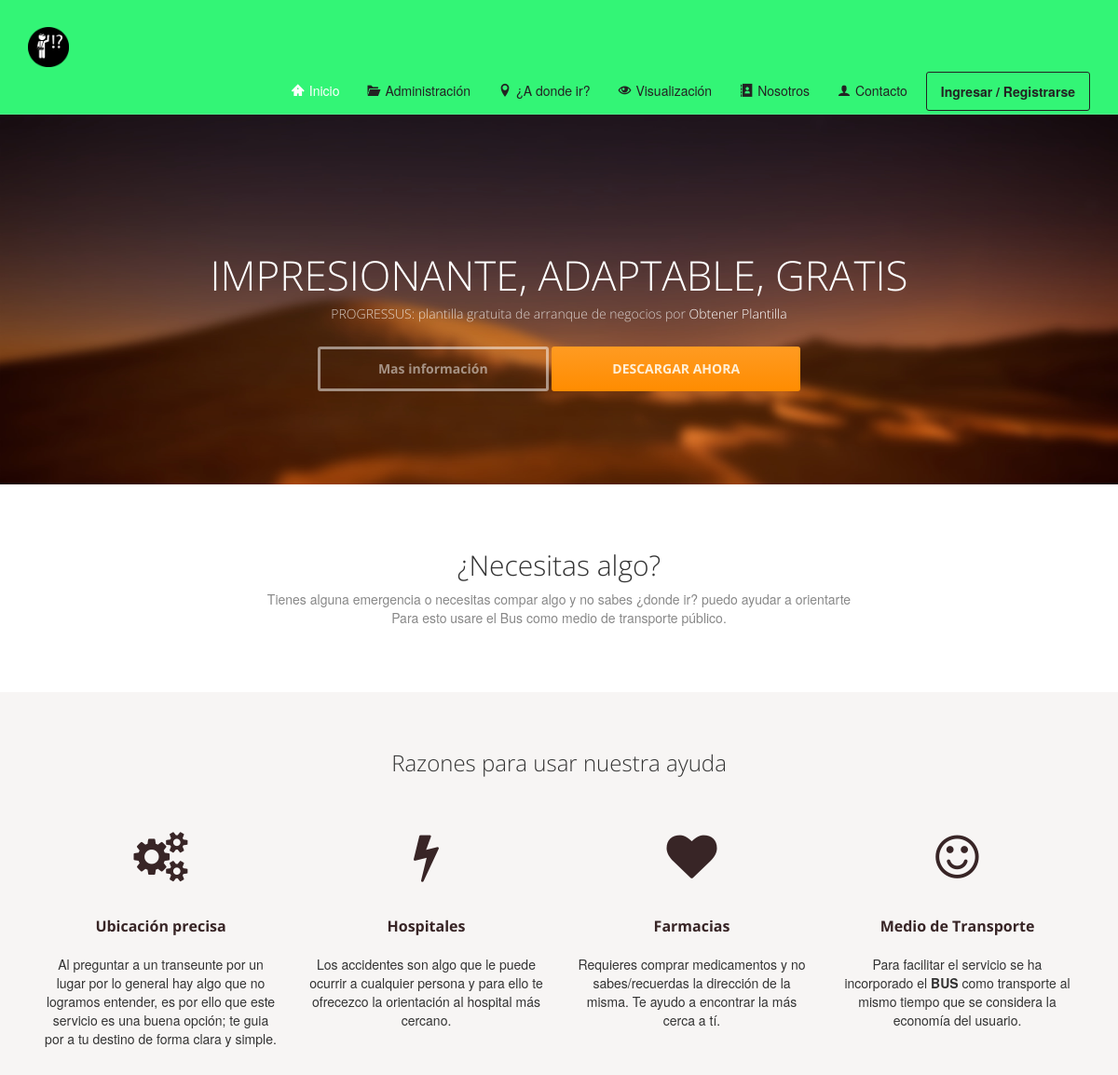
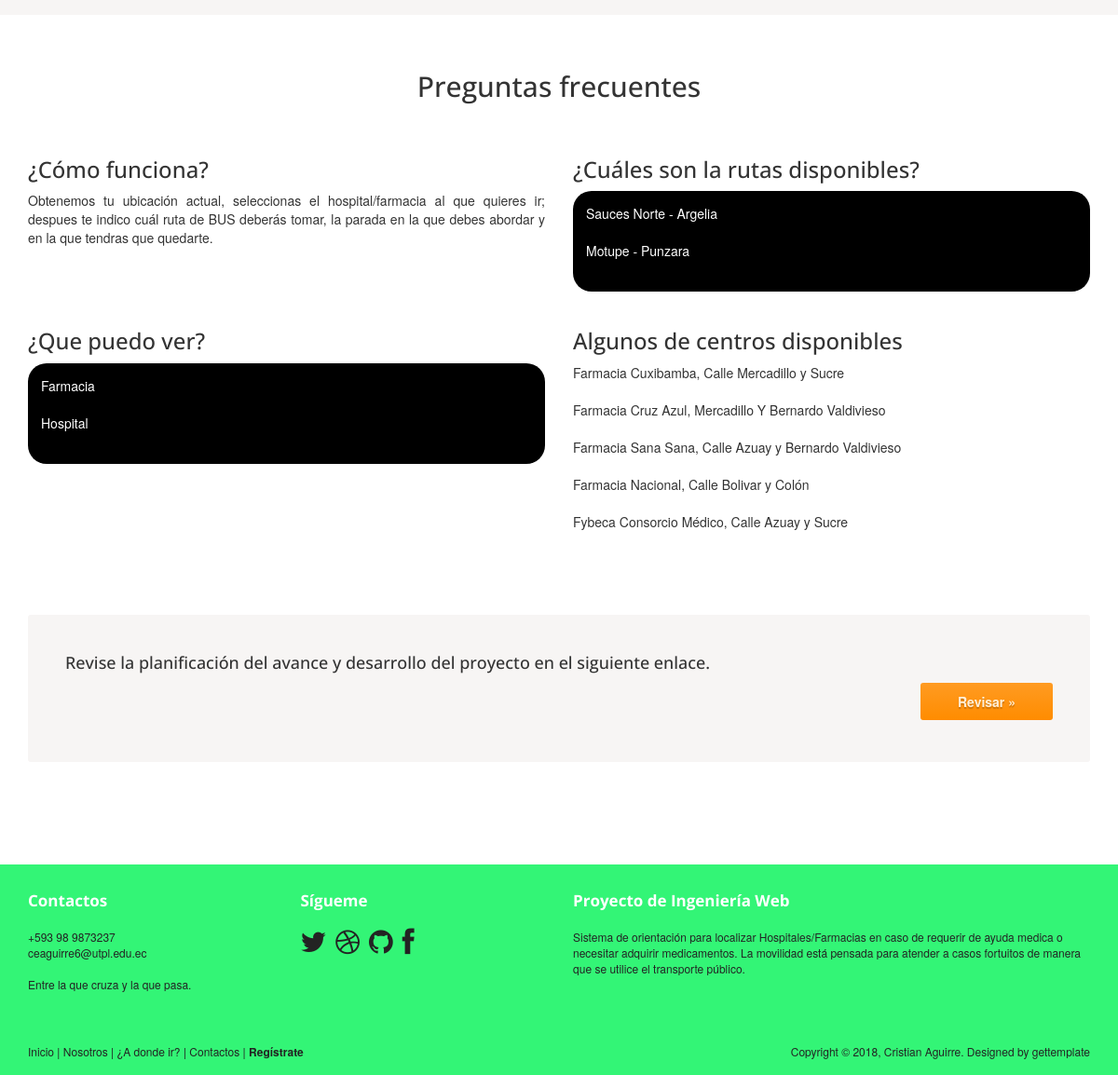
The page / on the database its author committed (2 pictures, top to bottom).
### tables this page shows
CREATE TABLE `rutas` (
  `idRuta` int(11) NOT NULL,
  `user` int(10) DEFAULT '1' COMMENT 'FK a Usuarios.',
  `TituloRuta` varchar(250) NOT NULL COMMENT 'Nombre de la ruta del bus.',
  `lineaRuta` varchar(250) NOT NULL COMMENT 'Linea del Bus (Ej. Suaces Norte-Argelia, L2).',
  `intervalo` varchar(10) NOT NULL
);

CREATE TABLE `categorias` (
  `idC` int(11) NOT NULL,
  `nombreC` varchar(120) DEFAULT NULL COMMENT 'Nombre de la categoria.',
  `user` int(10) DEFAULT '1' COMMENT 'FK a Usuarios.'
);

CREATE TABLE `centros` (
  `idCentro` int(11) NOT NULL,
  `idCat` int(11) DEFAULT '1' COMMENT 'FK a Usuarios.',
  `user` int(10) DEFAULT '1' COMMENT 'FK a Usuarios.',
  `nombre` varchar(250) NOT NULL COMMENT 'Nombre del Hostipal/Farmacia.',
  `direccion` varchar(250) NOT NULL COMMENT 'Calles del lugar.',
  `Latitud` double NOT NULL,
  `Longitud` double NOT NULL
);

### dll/mysql.php (the view, shortened to what this page needs)
<?php
    class DB_mysql{
        var $Servidor;
        var $Usuario;
        var $Clave;
        var $enlace=0;
        var $Consulta_ID;
        function DB_mysql($db="", $host="", $user="", $pass=""){
            $this->Servidor=$host;
            $this->Usuario=$user;
            $this->Clave=$pass;
        }
        function conectar($db, $host, $user, $pass){
            if($host != "")$this->Servidor=$host;
            if($user != "")$this->Usuario=$user;
            $this->enlace=mysqli_connect($this->Servidor, $this->Usuario, $this->Clave) or die('No se pudo conectar a la db'.mysqli_error());
            return $this->enlace;
        }
        function consulta($sql=""){
            $this->Consulta_ID=mysqli_query($this->enlace, $sql);
            return $this->Consulta_ID;
        }
        function numcampos(){
            return mysqli_num_fields($this->Consulta_ID);
        }
        function nombrecampo($numcampos){
            return mysqli_fetch_field_direct($this->Consulta_ID, $numcampos);
        }
        function ver(){
            while ($row=mysqli_fetch_array($this->Consulta_ID, MYSQLI_ASSOC)) {
                $centro ="";
                for ($i=1; $i < $this->numcampos(); $i++) {
                    $campo = $this->nombrecampo($i);
                    $campo = $campo->name;
                    switch($campo){
                        case "TituloRuta":
                            echo utf8_encode($row[$campo])."<br><br>";
                            break;
                        case "nombre":
                            $centro = utf8_encode($row[$campo]);
                            break;
                        case "direccion":
                            echo $centro.", ".utf8_encode($row[$campo])."<br><br>";
                            break;
                        case "nombreC":
                            echo utf8_encode($row[$campo])."<br><br>";
                            break;
                    }
                }
            }
        }
    }
?>

### index.php (shortened to what this page needs)
<?php
	include("dll/mysql.php");
	$miconexion = new DB_mysql;
	$miconexion->conectar("cuidado", "127.0.0.1", "root", "");
?>
<!DOCTYPE html>
<html lang="es">
<head>
	<link rel="stylesheet" href="assets/css/bootstrap.min.css">
	<link rel="stylesheet" href="assets/css/font-awesome.min.css">
	<link rel="stylesheet" href="assets/css/bootstrap-theme.css" media="screen" >
	<link rel="stylesheet" href="assets/css/main.css">
	<link rel="stylesheet" href="assets/css/estilos.css">
	<link rel="stylesheet" href="assets/css/icons.css">
</head>
<body class="home">
	<div class="navbar navbar-inverse navbar-fixed-top headroom" >
		<div class="container">
			<div class="navbar-header">
				<a class="navbar-brand" href="index.html"><img src="assets/images/logo.png" alt="Progressus HTML5 template"></a>
			</div>
			<div class="navbar-collapse collapse">
				<ul class="nav navbar-nav pull-right">
					<li class="active"><a href="#"><span class="icon-home2"></span>Inicio</a></li>
					<li><a href="sidebar-left.php"><span class="icon-folder-open"></span>Administración</a></li>
					<li><a href="sidebar-right.html"><span class="icon-location"></span>¿A donde ir?</a></li>
					<li><a href="visualizacion.php"><span class="icon-eye"></span>Visualización</a></li>
					<li><a href="about.html"><span class="icon-address-book"></span>Nosotros</a></li>
					<li><a href="contact.html"><span class="icon-user"></span>Contacto</a></li>
					<li><a class="btn" href="signin.html">Ingresar / Registrarse</a></li>
				</ul>
			</div>
		</div>
	</div>
	<header id="head">
		<div class="container">
			<div class="row">
				<h1 class="lead">IMPRESIONANTE, ADAPTABLE, GRATIS</h1>
				<p class="tagline">PROGRESSUS: plantilla gratuita de arranque de negocios por <a href="http://www.gettemplate.com/?utm_source=progressus&amp;utm_medium=template&amp;utm_campaign=progressus">Obtener Plantilla</a></p>
				<p><a class="btn btn-default btn-lg" role="button">Mas información</a> <a class="btn btn-action btn-lg" role="button">DESCARGAR AHORA</a></p>
			</div>
		</div>
	</header>
	<div class="container text-center">
		<br> <br>
		<h2 class="thin">¿Necesitas algo?</h2>
		<p class="text-muted">
			Tienes alguna emergencia o necesitas compar algo y no sabes ¿donde ir? puedo ayudar a orientarte<br>
			Para esto usare el Bus como medio de transporte público.
		</p>
	</div>
	<div class="jumbotron top-space">
		<div class="container">
			<h3 class="text-center thin">Razones para usar nuestra ayuda</h3>
			<div class="row">
				<div class="col-md-3 col-sm-6 highlight">
					<div class="h-caption"><h4><i class="fa fa-cogs fa-5"></i>Ubicación precisa</h4></div>
					<div class="h-body text-center">
						<p>Al preguntar a un transeunte por un lugar por lo general hay algo que no logramos entender, es por ello que este servicio es una buena opción; te guia por a tu destino de forma clara y simple.</p>
					</div>
				</div>
				<div class="col-md-3 col-sm-6 highlight">
					<div class="h-caption"><h4><i class="fa fa-flash fa-5"></i>Hospitales</h4></div>
					<div class="h-body text-center">
						<p>Los accidentes son algo que le puede ocurrir a cualquier persona y para ello te ofrecezco la orientación al hospital más cercano.</p>
					</div>
				</div>
				<div class="col-md-3 col-sm-6 highlight">
					<div class="h-caption"><h4><i class="fa fa-heart fa-5"></i>Farmacias</h4></div>
					<div class="h-body text-center">
						<p>Requieres comprar medicamentos y no sabes/recuerdas la dirección de la misma. Te ayudo a encontrar la más cerca a tí.</p>
					</div>
				</div>
				<div class="col-md-3 col-sm-6 highlight">
					<div class="h-caption"><h4><i class="fa fa-smile-o fa-5"></i>Medio de Transporte</h4></div>
					<div class="h-body text-center">
						<p>Para facilitar el servicio se ha incorporado el <strong>BUS</strong> como transporte al mismo tiempo que se considera la economía del usuario.</p>
					</div>
				</div>
			</div>
		</div>
	</div>
	<div class="container">
		<h2 class="text-center top-space">Preguntas frecuentes</h2>
		<br>
		<div class="row">
			<div class="col-sm-6">
				<h3>¿Cómo funciona?</h3>
				<p class="text-justify">Obtenemos tu ubicación actual, seleccionas el hospital/farmacia al que quieres ir; despues te indico cuál ruta de BUS deberás tomar, la parada en la que debes abordar y en la que tendras que quedarte.</p>
			</div>
			<div class="col-sm-6">
				<h3>¿Cuáles son la rutas disponibles?</h3>
				<p class="borde3 fnegro blanco">
				    <?php
                        $miconexion->consulta("select * from RUTAS r");
                        $miconexion->ver();
                    ?>
				</p>
			</div>
		</div>
		<div class="row">
			<div class="col-sm-6">
				<h3>¿Que puedo ver?</h3>
				<p class="borde3 fnegro blanco">
					<?php
                        $miconexion->consulta("select * from CATEGORIAS");
                        $miconexion->ver();
                    ?>
				</p>
			</div>
			<div class="col-sm-6">
				<h3>Algunos de centros disponibles</h3>
				<p class="text-justify">
					<?php
                        $miconexion->consulta("select * from CENTROS limit 5");
                        $miconexion->ver();
                    ?>
				</p>
			</div>
		</div>
		<div class="jumbotron top-space">
			<h4>Revise la planificación del avance y desarrollo del proyecto en el siguiente enlace.</h4>
     		<p class="text-right"><a href="https://cuidadocercano.sprintground.com/login.php?page=%2Freleaseplanning.php" class="btn btn-primary btn-large">Revisar »</a></p>
  		</div>
</div>
	<footer id="footer" class="top-space">
		<div class="footer1">
			<div class="container">
				<div class="row">
					<div class="col-xs-12 col-md-3 widget">
						<h3 class="widget-title">Contactos</h3>
						<div class="widget-body">
							<p>+593 98 9873237<br>
								<a href="mailto:#">ceaguirre6@utpl.edu.ec</a><br>
								<br>
								Entre la que cruza y la que pasa.
							</p>
						</div>
					</div>
					<div class="col-xs-12 col-md-3 widget">
						<h3 class="widget-title">Sígueme</h3>
						<div class="widget-body">
							<p class="follow-me-icons">
								<a href=""><i class="fa fa-twitter fa-2"></i></a>
								<a href=""><i class="fa fa-dribbble fa-2"></i></a>
								<a href=""><i class="fa fa-github fa-2"></i></a>
								<a href=""><i class="fa fa-facebook fa-2"></i></a>
							</p>
						</div>
					</div>
					<div class="col-xs-12 col-md-6 widget">
						<h3 class="widget-title">Proyecto de Ingeniería Web</h3>
						<div class="widget-body">
							<p>Sistema de orientación para localizar Hospitales/Farmacias en caso de requerir de ayuda medica o necesitar adquirir medicamentos. La movilidad está pensada para atender a casos fortuitos de manera que se utilice el transporte público.</p>
						</div>
					</div>
				</div>
			</div>
		</div>
		<div class="footer2">
			<div class="container">
				<div class="row">
					<div class="col-md-6 widget">
						<div class="widget-body">
							<p class="simplenav">
								<a href="#">Inicio</a> |
								<a href="about.html">Nosotros</a> |
								<a href="sidebar-right.html">¿A donde ir?</a> |
								<a href="contact.html">Contactos</a> |
								<b><a href="signup.html">Regístrate</a></b>
							</p>
						</div>
					</div>
					<div class="col-md-6 widget">
						<div class="widget-body">
							<p class="text-right">
								Copyright &copy; 2018, Cristian Aguirre. Designed by <a href="http://gettemplate.com/" rel="designer">gettemplate</a>
							</p>
						</div>
					</div>
				</div>
			</div>
		</div>
	</footer>
</body>
</html>

### assets/css/main.css (style rules this page uses)
#head { background:#181015 url( ../images/bg_header.jpg) no-repeat; background-size: cover; min-height:520px; text-align: center; padding-top:240px; color:white; font-family:"Open sans", Helvetica, Arial; font-weight:300; }
#head .lead { font-family:"Open sans", Helvetica, Arial; font-size:44px; margin-bottom:6px; color:white; line-height:1.15em; }
#head .tagline { color:rgba(255,255,255,0.75); margin-bottom:25px; }
#head .tagline a { color:#fff; }
#head .btn { margin-bottom:10px; }
#head .btn-default { text-shadow: none; background:transparent; color:rgba(255,255,255,.5); -webkit-box-shadow:inset 0px 0px 0px 3px rgba(255,255,255,.5); -moz-box-shadow:inset 0px 0px 0px 3px rgba(255,255,255,.5); box-shadow:inset 0px 0px 0px 3px rgba(255,255,255,.5); background: transparent; }
.headroom { -webkit-transition: all 0.4s ease-out; -moz-transition: all 0.4s ease-out; -o-transition: all 0.4s ease-out; transition: all 0.4s ease-out; }
.highlight { margin-top:40px; }
.h-caption { text-align: center; }
.h-caption i { display:block; font-size: 54px; color:#382526; margin-bottom:36px; }
.h-caption h4 { color:#382526; font-size: 16px; font-weight: bold; margin-bottom:20px; }
h1, h2, h3, h4, h5, h6 { font-family:"Open sans", Helvetica, Arial; }
h1, .h1, h2, .h2, h3, .h3 { margin-top:30px; }
.thin { font-weight:300; }
.text-muted { color:#888; }
.top-space { margin-top: 60px; }
img { max-width:100%; }
.footer1 { background: #232323; padding: 30px 0 0 0; font-size: 12px; color: #999; }
.footer1 a { color: #ccc; }
.footer1 .widget { margin-bottom:30px; }
.footer1 .widget-title { font-size: 17px; font-weight: bold; color: #ccc; margin: 0 0 20px; }
.follow-me-icons { font-size:30px; }
.follow-me-icons i { float:left; margin:0 10px 0 0; }
.footer2 { background: #191919; padding: 15px 0; color: #777; font-size: 12px; }
.footer2 a { color: #aaa; }
.footer2 p { margin: 0; }

### assets/css/estilos.css (style rules this page uses)
.headroom { background: #33F576; color: #232323; }
.headroom .container .navbar-header { background: #33F576; color: #232323; }
a span { margin-right: 5px; box-sizing: border-box; }
.headroom .container .navbar-header .navbar-brand { width: 15%; }
.headroom .container .navbar-header .navbar-brand img { width: 100%; }
.headroom .container .navbar-collapse { height: 15%; }
.navbar-collapse .navbar-nav li a { color: #232323; }
.navbar-collapse .navbar-nav li .btn { border-color: #232323; }
.navbar-collapse .navbar-nav a { color: #232323; }
.footer1 { background: #33F576; color: #232323; }
.footer1 a { color: #232323; }
.footer1 .widget-title { color: #FFF; }
.footer2 { background: #33F576; color: #232323; }
.footer2 a { color: #232323; }
.blanco { color: #FFFFFF; }
.fnegro { background: transparent; }
.borde3 { border-radius: 20px; background: #000000; padding: 1em; box-sizing: border-box; }

### rows shown on the page
rutas: TituloRuta "Sauces Norte - Argelia"
rutas: TituloRuta "Motupe - Punzara"
categorias: nombreC "Farmacia"
categorias: nombreC "Hospital"
centros: nombre "Farmacia Cuxibamba", direccion "Calle Mercadillo y Sucre"
centros: nombre "Farmacia Cruz Azul", direccion "Mercadillo Y Bernardo Valdivieso"
centros: nombre "Farmacia Sana Sana", direccion "Calle Azuay y Bernardo Valdivieso"
centros: nombre "Farmacia Nacional", direccion "Calle Bolivar y Colón"
centros: nombre "Fybeca Consorcio Médico", direccion "Calle Azuay y Sucre"
